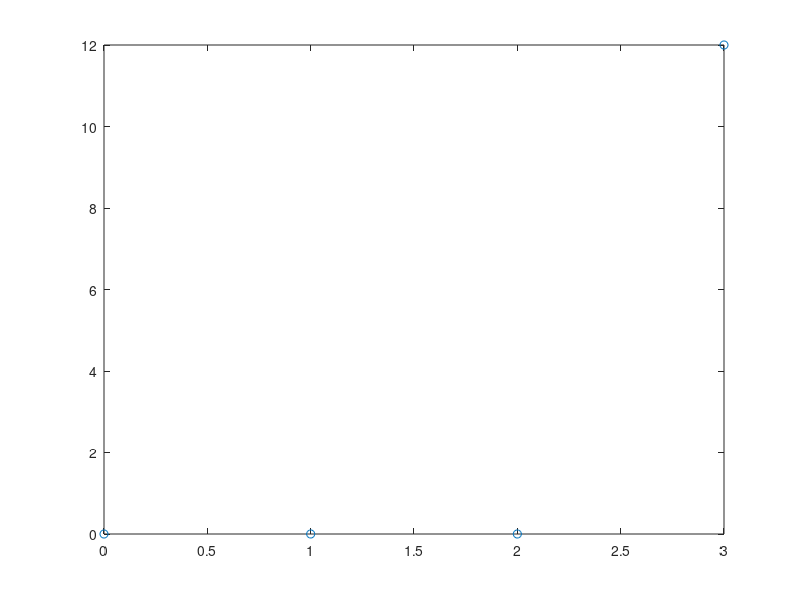

Recreate this plot in MATLAB. (Note: this script raises an error after producing the figure.)
%Interpolacao, uma funcao que passe em todos os pontos!

x=[0; 
   1;
   2;
   3]

y=[0;
  0;
  0;
  12]

plot (x,y,'o')

f1=@(x) x.^3
f2=@(x) x.^2
f3=@(x) x.^1
f4=@(x) x.^0

F=@(x) [f1(x) f2(x) f3(x) f4(x)] %f no formato de linha

k=ufrgs_ajuste(x,y,F)

a=k(1)
b=k(2)
c=k(3)
d=k(4)

y=@(x) a*x^3+b*x^2+c*x+d

hold on
fplot (y,[-10 10])

%O valor de "d" pode ser considerado zero ao final da analise, pois eh muito pequeno